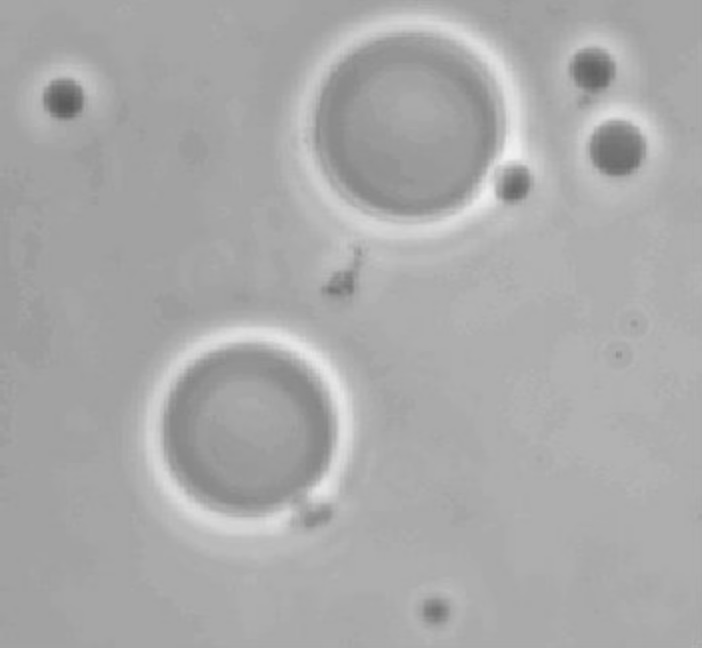
%> input picture Clases/Clase16/files/imagen4.jpg, 702 x 648 px
$ octave ejm4_otsu.m   (GNU Octave 9; MATLAB toolbox functions it lacks are replaced by stand-ins)
%> lines starting %> are read from the running program, lines starting %| are printed output that depends on the picture; in (x1, y1, x2, y2) boxes, pixels count from 0 and x2, y2 are one past the last pixel; in counts of white or black regions, pixels touching at a corner belong together; the program's own positions count from 1
% Ejemplo de umbral
clc; clear; close all

pkg load image

A = imread('files/imagen4.jpg');
%> A is the input picture: size 648x702x3 uint8; min 90, max 242, mean 169.6
subplot(2,2,1)
imshow(A)
title('Imagen Original')
[m, n] = size(A);
%> m = 648; n = 2106

% Paso 0
[q, class] = imhist(A);
%> q = 256 values, max 154173 at index 163, min 0 at index 1, mean 5330.8; class = 256 values from 0 to 255
% Paso 1
h = q * (1/(m*n));
%> h = 256 values, max 0.113 at index 163, min 0 at index 1, mean 0.00391
% Paso 2
p = cumsum(h);
%> p = 256 values from 0 to 1
% Paso 3
mc = cumsum((0:255)' .* h);
%> mc = 256 values from 0 to 169.6
% Paso 4
mg = mc(256);
%> mg = 169.6
% Paso 5
sigma = ((mg * p - mc).^2) ./ (p .* (1 - p));
% Paso 6
T = find(sigma == max(sigma));
%> T = 182

C = zeros(m,n);
C(A > T) = 1; C(A <= T) = 0;
%> after `C(A > T) = 1`:
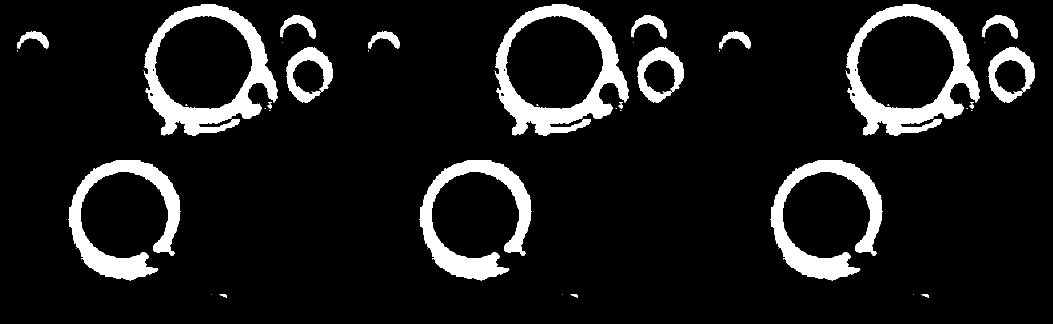
%> C: size 648x2106 double (shown at 1/2 size); values 0 (black) and 1 (white), 10% white; 54 white regions (33 under 20 px), largest, box (x1, y1, x2, y2) and area: (288, 9, 556, 271) 21590, (990, 9, 1258, 271) 21590, (1692, 9, 1960, 271) 21590
subplot(2,2,3)
imshow(C)
title(['Umbral simple - Método de Otsu con T = ', T])

$ run again, with Clases/Clase16/files/imagen1.jpg copied over Clases/Clase16/files/imagen4.jpg
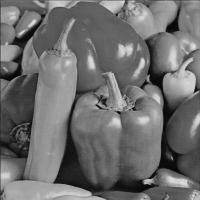
%> input picture Clases/Clase16/files/imagen1.jpg, 200 x 200 px
%> A is the input picture: size 200x200 uint8; min 0, max 227, mean 109.9
%> q = 256 values, max 606 at index 99, min 0 at index 226, mean 156.2; class = 256 values from 0 to 255
%> h = 256 values, max 0.0152 at index 99, min 0 at index 226, mean 0.00391
%> p = 256 values from 0.0004 to 1
%> mc = 256 values from 0 to 109.9
%> mg = 109.9
%> sigma = 256 values, max 1304 at index 112, min -3.64e-12 at index 228, mean 624.6
%> T = 112
%> `C(A > T) = 1`:
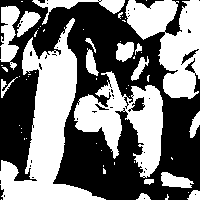
%> C: size 200x200 double; values 0 (black) and 1 (white), 47% white; 58 white regions (41 under 20 px), largest, box (x1, y1, x2, y2) and area: (0, 18, 106, 200) 6956, (74, 71, 163, 178) 4257, (125, 0, 200, 99) 4154
